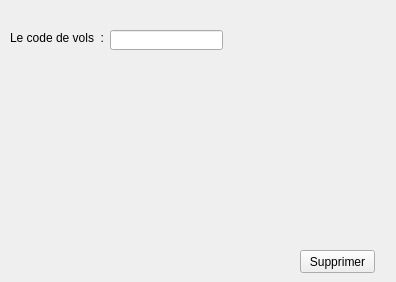
      <widget class="QWidget" name="tab_8">
       <attribute name="title">
        <string>Supprimer</string>
       </attribute>
       <widget class="QLabel" name="label_25">
        <property name="geometry">
         <rect>
          <x>10</x>
          <y>30</y>
          <width>161</width>
          <height>16</height>
         </rect>
        </property>
        <property name="text">
         <string>Le code de vols  :</string>
        </property>
       </widget>
       <widget class="QLineEdit" name="lineEdit_25vols">
        <property name="geometry">
         <rect>
          <x>110</x>
          <y>30</y>
          <width>113</width>
          <height>20</height>
         </rect>
        </property>
       </widget>
       <widget class="QLabel" name="label_36">
        <property name="geometry">
         <rect>
          <x>316</x>
          <y>20</y>
          <width>71</width>
          <height>71</height>
         </rect>
        </property>
        <property name="text">
         <string/>
        </property>
        <property name="pixmap">
         <pixmap>../b_supprimer.png</pixmap>
        </property>
        <property name="scaledContents">
         <bool>true</bool>
        </property>
       </widget>
       <widget class="QPushButton" name="pushButton_supprimer1adam">
        <property name="geometry">
         <rect>
          <x>300</x>
          <y>250</y>
          <width>75</width>
          <height>23</height>
         </rect>
        </property>
        <property name="text">
         <string>Supprimer</string>
        </property>
       </widget>
      </widget>
